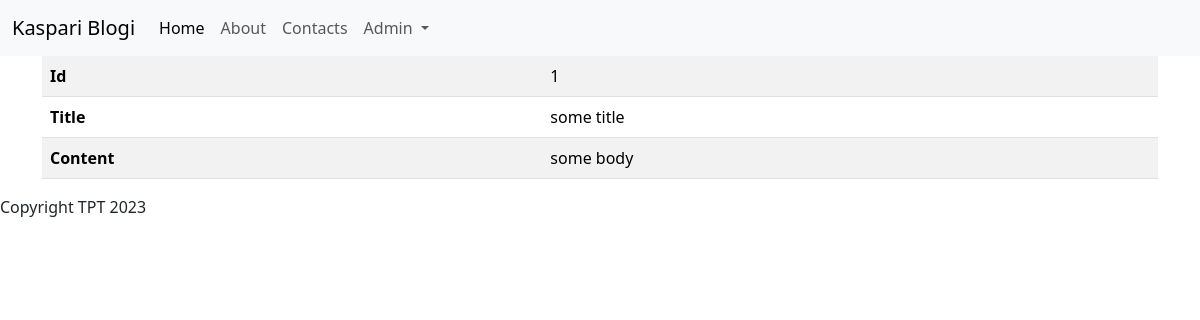
The app's page /admin/articles/show?id=1, older data.
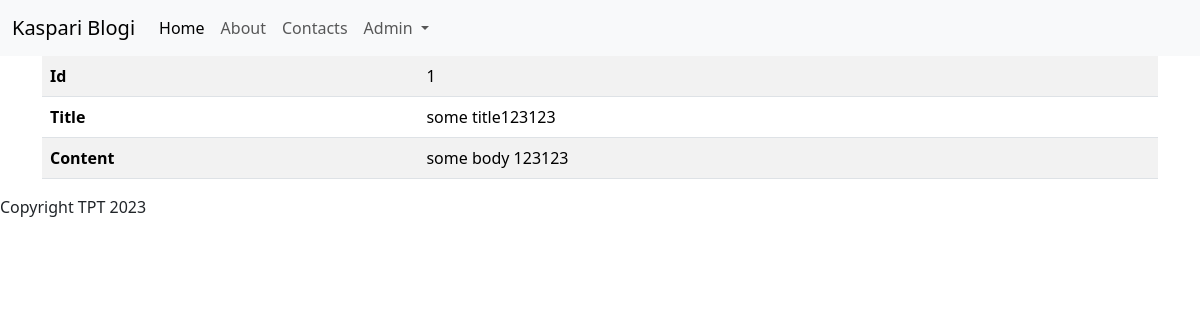
The same page, newer data.
### tables this page shows
CREATE TABLE "articles"
(
    id    integer
        constraint articles_pk
            primary key autoincrement,
    title text not null,
    body  text
);

### src/Controllers/ArticlesController.php (called while the page is built, shortened)
<?php
class ArticlesController {
    public function show(){
       $article = Article::find($_GET['id']);
       include 'views/articles/show.php';
    }
}

### src/DB.php (called while the page is built, shortened)
<?php
class DB {
    public $conn;
    public function __construct()
    {
        try {
            $this->conn = new PDO("sqlite:db.sqlite");
            $this->conn->setAttribute(PDO::ATTR_ERRMODE, PDO::ERRMODE_EXCEPTION);
        } catch(PDOException $e) {
            echo "Connection failed: " . $e->getMessage();
        }
    }
    public function find($table, $class, $id){
        $stmt = $this->conn->prepare("SELECT * FROM $table WHERE id=$id");
        $stmt->execute();
        $stmt->setFetchMode(PDO::FETCH_CLASS, $class);
        return $stmt->fetch();
    }
}

### src/Models/Model.php (called while the page is built, shortened)
<?php
class Model {
    public static $table;
    public static function find($id){
        $db = new DB();
        return $db->find(static::$table, static::class, $id);
    }
}

### views/articles/show.php (the view)
<?php include 'views/partials/header.php' ?>
    <table class="table table-striped table-hover">
        <tr>
            <th>Id</th>
            <td><?=$article->id?></td>
        </tr>
        <tr>
            <th>Title</th>
            <td><?=$article->title?></td>
        </tr>
        <tr>
            <th>Content</th>
            <td><?=$article->body?></td>
        </tr>
    </table>
<?php include 'views/partials/footer.php' ?>

Row changes from the older to the newer data that the page shows:
changed articles id 1: title "some title" → "some title123123"; body "some body" → "some body 123123"
